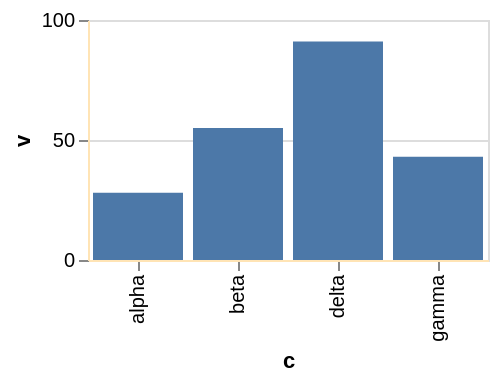

This figure's Vega-Lite source:
### Vega-Lite specification from a JSON file in a GitHub repository (floating-point values rounded to 4 significant figures)
{"$schema": "https://vega.github.io/schema/vega-lite/v6.json", "width": 200, "height": 120, "data": {"values": [{"c": "alpha", "v": 28, "w": 3, "t": "2024-01-07"}, {"c": "beta", "v": 55, "w": 7, "t": "2024-03-19"}, {"c": "gamma", "v": 43, "w": 5, "t": "2024-06-02"}, {"c": "delta", "v": 91, "w": 9, "t": "2024-09-11"}]}, "mark": "bar", "encoding": {"x": {"field": "c", "type": "nominal"}, "y": {"field": "v", "type": "quantitative"}}, "config": {"axis": {"domainColor": "moccasin"}}}
